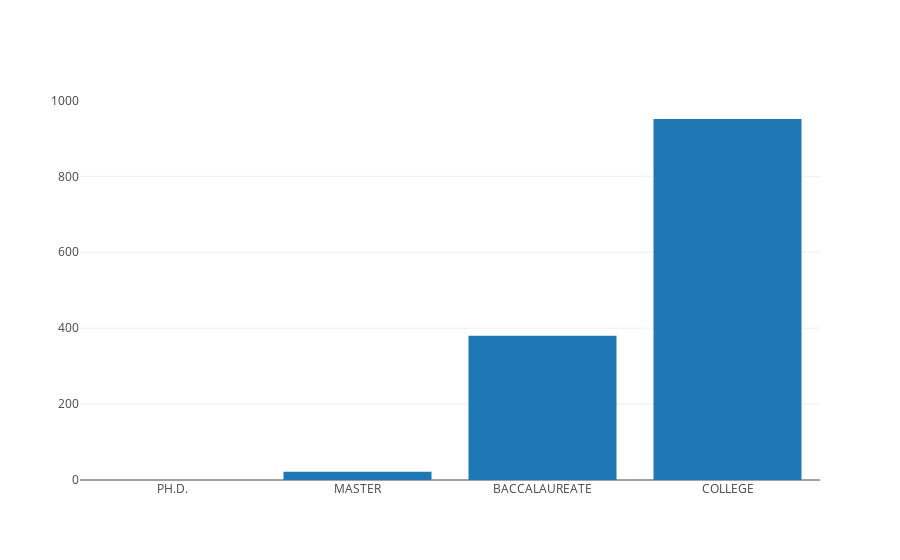

The cell this chart's notebook holds for it:
### Markdown cell above
### Requirement Count

### Code cell
# Count the requirement keyword
req = pd.DataFrame(split_count(df4,'Minimum Qual Requirements')) 
# req1 focuses on degree.
req1 = pd.DataFrame(req, index=['PH.D.','MASTER','BACCALAUREATE','COLLEGE'])
req1.rename(columns={0:'Count'}, inplace=True)
data0 = [go.Bar(
            x=req1.index,
            y=req1['Count']
    )]

iplot(data0, filename='general skill')

# req2 focuses on ability.
req2 = pd.DataFrame(req, index=['COMPUTER','PROFESSIONAL','DATA','EXPERIENCE','PROGRAMMING','SOFTWARE','SCIENCE'])
req2.rename(columns={0:'Count'}, inplace=True)
# req2.plot.bar()
# plt.title('Capability requirements keyword count')
# plt.show()

### Figure 1 — Plotly figure (JSON) as saved in the notebook; plotly's stock layout.template omitted (floating-point values rounded to 4 significant figures)
{"data": [{"type": "bar", "uid": "476ad4a6-1577-45f6-b944-a593ba43b5ae", "x": ["PH.D.", "MASTER", "BACCALAUREATE", "COLLEGE"], "y": [null, 22, 380, 951]}], "layout": {}}
